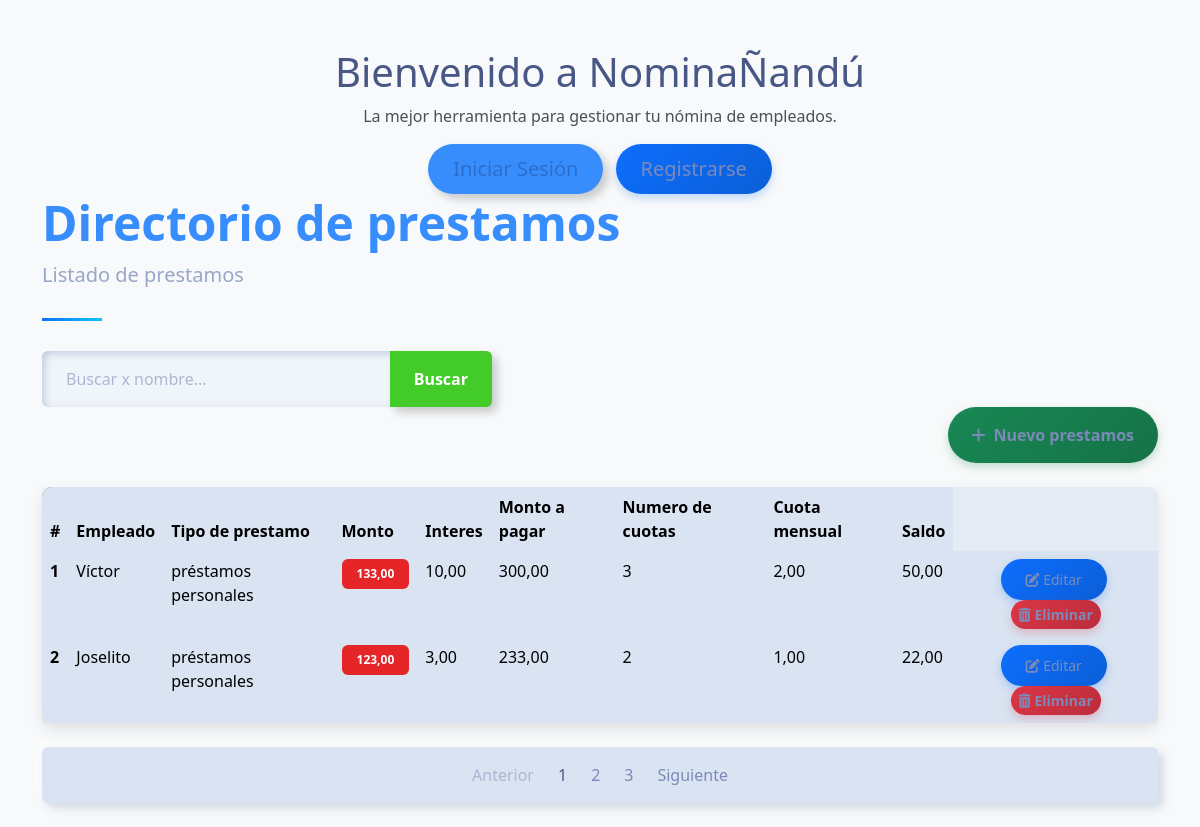
/clinic/prestamo_list/, run on the app's committed database.
### core/models.py (models this page shows, shortened)
class Prestamo(models.Model):
    empleado = models.ForeignKey(Empleado, on_delete=models.CASCADE)
    tipo_prestamo = models.ForeignKey(TipoPrestamo, on_delete=models.CASCADE)
    fecha_prestamo = models.DateField()
    monto = models.DecimalField(max_digits=10, decimal_places=2)
    interes = models.DecimalField(max_digits=10, decimal_places=2)
    monto_pagar = models.DecimalField(max_digits=10, decimal_places=2)
    numero_cuotas = models.PositiveIntegerField(default=1)
    cuota_mensual = models.DecimalField(max_digits=10, decimal_places=2)
    saldo = models.DecimalField(max_digits=10, decimal_places=2)

class Empleado(models.Model):
    SEXO_CHOICES = [
        ('M', 'Masculino'),
        ('F', 'Femenino'),
    ]
    nombre = models.CharField(max_length=100)
    cedula = models.CharField(max_length=20, unique=True)
    direccion = models.TextField()
    sexo = models.CharField(max_length=1, choices=SEXO_CHOICES)
    sueldo = models.DecimalField(max_digits=10, decimal_places=2)
    cargo = models.ForeignKey(Cargo, on_delete=models.CASCADE)
    departamento = models.ForeignKey(Departamento, on_delete=models.CASCADE)
    tipo_contrato = models.ForeignKey(TipoContrato, on_delete=models.CASCADE)
    def __str__(self):
        return self.nombre

class TipoPrestamo(models.Model):
    descripcion = models.CharField(max_length=100)
    tasa = models.IntegerField(default=0)
    def __str__(self):
        return self.descripcion

### core/views.py (the view)
# urls.py: path('prestamo_list/', views.prestamo_list, name='prestamo_list'),
def prestamo_list(request):
    prestamo = Prestamo.objects.all()
    print(request.method)
    print(request.GET)
    query= request.GET.get('q',None)
    print(query)
    if query: prestamo = Prestamo.objects.filter(empleado__icontains=query)
    else: prestamo = Prestamo.objects.all()
    context = {'prestamo_list': prestamo, 'title': 'Listado de prestamos'}
    return render(request, 'prestamo/list.html', context)

### template/prestamo/list.html (shortened to what this page needs)
{% extends "home.html" %}
{% block content %}
    <div class="container">
        <header class="page-header">
            <h1 class="display-5 fw-bold text-primary">
                Directorio de prestamos
            </h1>
            <p class="lead text-muted">Listado de prestamos</p>
        </header>
        <form action="" style="max-width: 450px;">
            <div class="input-group">
                <input type="text" class="form-control" placeholder="Buscar x nombre..." name="q" value="{{ request.GET.q }}">
                <button class="btn btn-outline-success" data-bs-toggle="tooltip" data-bs-title="Escriba parte del apellido y click en buscar">
                    Buscar
                </button>
            </div>
        </form>
        <div class="d-flex justify-content-end mb-4">
            <a class="btn btn-success"  href={% url 'core:crear_prestamo' %}>
                <i class="fas fa-plus me-2"></i>Nuevo prestamos
        </div>
        <div class="card mb-4">
            <div class="card-body p-0">
                <div class="table-responsive">
                    <table class="table table-hover mb-0">
                        <thead>
                            <tr>
                                <th scope="col">#</th>
                                <th scope="col">Empleado</th>
                                <th scope="col">Tipo de prestamo</th>
                                <th scope="col">Monto</th>
                                <th scope="col">Interes</th>
                                <th scope="col">Monto a pagar</th>
                                <th scope="col">Numero de cuotas</th>
                                <th scope="col">Cuota mensual</th>
                                <th scope="col">Saldo</th>
                            </tr>
                        </thead>
                        <tbody>
                           {% for prestamo in prestamo_list %}
                            <tr>
                                <th scope="row">{{prestamo.id}}</th>
                                <td>{{prestamo.empleado}}</td>
                                <td>{{prestamo.tipo_prestamo}}</td>
                                <td>
                                    <span class="badge bg-danger">{{prestamo.monto}}</span>
                                </td>
                                <td>{{prestamo.interes}}</td>
                                <td>{{prestamo.monto_pagar}}</td>
                                <td>{{prestamo.numero_cuotas}}</td>
                                <td>{{prestamo.cuota_mensual}}</td>
                                <td>{{prestamo.saldo}}</td>
                                <td class="text-center">
                                    <a href=# class="btn btn-sm btn-primary me-1">
                                        <i class="fas fa-edit"></i> Editar
                                    </a>
                                    <a  href=# class="btn btn-sm btn-danger">
                                        <i class="fas fa-trash-alt"></i> Eliminar
                                    </a>
                                </td>
                            </tr>
                           {% endfor %}
                        </tbody>
                    </table>
                </div>
            </div>
        </div>
        <nav aria-label="Page navigation" class="mb-4">
            <ul class="pagination justify-content-center">
                <li class="page-item disabled">
                    <a class="page-link" href="#" tabindex="-1" aria-disabled="true">Anterior</a>
                </li>
                <li class="page-item active"><a class="page-link" href="#">1</a></li>
                <li class="page-item"><a class="page-link" href="#">2</a></li>
                <li class="page-item"><a class="page-link" href="#">3</a></li>
                <li class="page-item">
                    <a class="page-link" href="#">Siguiente</a>
                </li>
            </ul>
        </nav>
    </div>
{% endblock %}

### template/home.html (style rules this page uses)
:root { --primary-color: #2c6ecd; --secondary-color: #19b3b3; --accent-color: #f8f9fa; --dark-color: #212529; --text-color: #495057; }
body { font-family: 'Poppins', sans-serif; color: var(--text-color); overflow-x: hidden; }
.btn-primary { background-color: var(--primary-color); border-color: var(--primary-color); padding: 10px 25px; border-radius: 50px; font-weight: 500; transition: all 0.3s ease; }

### template/prestamo/list.html (style rules this page uses)
body { background-color: #f8f9fa; font-family: 'Segoe UI', Tahoma, Geneva, Verdana, sans-serif; }
.card { border-radius: 10px; box-shadow: 0 6px 15px rgba(0,0,0,0.1); transition: transform 0.3s, box-shadow 0.3s; }
.btn-primary { background: linear-gradient(135deg, #0d6efd, #0b5ed7); border: none; box-shadow: 0 4px 8px rgba(13, 110, 253, 0.25); transition: all 0.3s; }
.btn-success { background: linear-gradient(135deg, #198754, #157347); border: none; box-shadow: 0 4px 8px rgba(25, 135, 84, 0.25); transition: all 0.3s; }
.btn-danger { background: linear-gradient(135deg, #dc3545, #bb2d3b); border: none; box-shadow: 0 4px 8px rgba(220, 53, 69, 0.25); transition: all 0.3s; }
.table { border-radius: 10px; overflow: hidden; box-shadow: 0 5px 15px rgba(0,0,0,0.08); }
.table thead { background: linear-gradient(135deg, #6c757d, #495057); color: white; }
.table tbody tr { transition: background-color 0.3s; }
.page-header { position: relative; margin-bottom: 30px; padding-bottom: 15px; }
.page-header:after { content: ''; position: absolute; bottom: 0; left: 0; width: 60px; height: 3px; background: linear-gradient(135deg, #0d6efd, #0dcaf0); }

### data on the page
Prestamo: id "1", empleado "Víctor", tipo_prestamo "préstamos personales", monto "133,00", interes "10,00", monto_pagar "300,00", numero_cuotas "3", cuota_mensual "2,00", saldo "50,00"
Prestamo: id "2", empleado "Joselito", tipo_prestamo "préstamos personales", monto "123,00", interes "3,00", monto_pagar "233,00", numero_cuotas "2", cuota_mensual "1,00", saldo "22,00"
